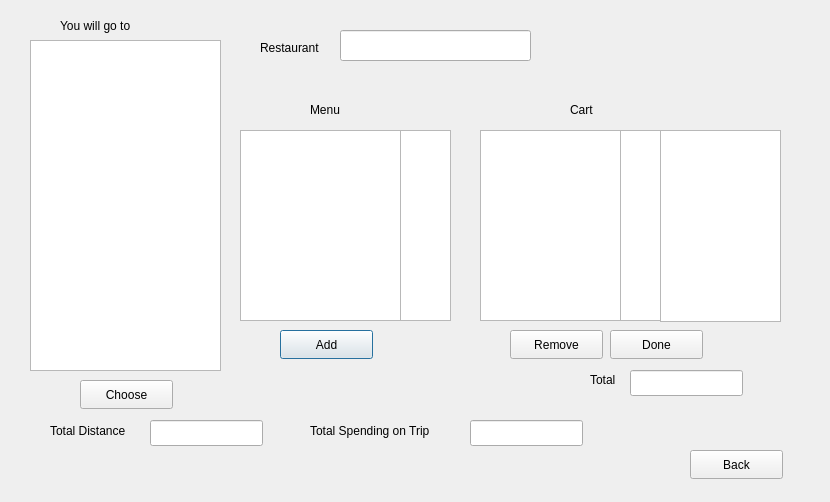
<?xml version="1.0" encoding="UTF-8"?>
<ui version="4.0">
 <class>ClosestTrip</class>
 <widget class="QDialog" name="ClosestTrip">
  <property name="geometry">
   <rect>
    <x>0</x>
    <y>0</y>
    <width>830</width>
    <height>502</height>
   </rect>
  </property>
  <property name="windowTitle">
   <string>Dialog</string>
  </property>
  <widget class="QLabel" name="label">
   <property name="geometry">
    <rect>
     <x>260</x>
     <y>40</y>
     <width>121</width>
     <height>16</height>
    </rect>
   </property>
   <property name="text">
    <string>Restaurant </string>
   </property>
  </widget>
  <widget class="QLabel" name="label_2">
   <property name="geometry">
    <rect>
     <x>60</x>
     <y>10</y>
     <width>161</width>
     <height>31</height>
    </rect>
   </property>
   <property name="text">
    <string>You will go to</string>
   </property>
  </widget>
  <widget class="QLabel" name="label_3">
   <property name="geometry">
    <rect>
     <x>310</x>
     <y>100</y>
     <width>63</width>
     <height>20</height>
    </rect>
   </property>
   <property name="text">
    <string>Menu</string>
   </property>
  </widget>
  <widget class="QLabel" name="label_4">
   <property name="geometry">
    <rect>
     <x>570</x>
     <y>100</y>
     <width>63</width>
     <height>20</height>
    </rect>
   </property>
   <property name="text">
    <string>Cart</string>
   </property>
  </widget>
  <widget class="QLabel" name="label_5">
   <property name="geometry">
    <rect>
     <x>590</x>
     <y>370</y>
     <width>63</width>
     <height>20</height>
    </rect>
   </property>
   <property name="text">
    <string>Total</string>
   </property>
  </widget>
  <widget class="QLabel" name="label_6">
   <property name="geometry">
    <rect>
     <x>310</x>
     <y>410</y>
     <width>191</width>
     <height>41</height>
    </rect>
   </property>
   <property name="text">
    <string>Total Spending on Trip</string>
   </property>
  </widget>
  <widget class="QListWidget" name="listWidget">
   <property name="geometry">
    <rect>
     <x>30</x>
     <y>40</y>
     <width>191</width>
     <height>331</height>
    </rect>
   </property>
  </widget>
  <widget class="QLineEdit" name="name">
   <property name="geometry">
    <rect>
     <x>340</x>
     <y>30</y>
     <width>191</width>
     <height>31</height>
    </rect>
   </property>
  </widget>
  <widget class="QListWidget" name="listWidget_price">
   <property name="geometry">
    <rect>
     <x>400</x>
     <y>130</y>
     <width>51</width>
     <height>191</height>
    </rect>
   </property>
  </widget>
  <widget class="QPushButton" name="pushButton">
   <property name="geometry">
    <rect>
     <x>280</x>
     <y>330</y>
     <width>93</width>
     <height>29</height>
    </rect>
   </property>
   <property name="text">
    <string>Add</string>
   </property>
  </widget>
  <widget class="QPushButton" name="pushButton_2">
   <property name="geometry">
    <rect>
     <x>510</x>
     <y>330</y>
     <width>93</width>
     <height>29</height>
    </rect>
   </property>
   <property name="text">
    <string>Remove</string>
   </property>
  </widget>
  <widget class="QLineEdit" name="lineEdit_2">
   <property name="geometry">
    <rect>
     <x>630</x>
     <y>370</y>
     <width>113</width>
     <height>26</height>
    </rect>
   </property>
  </widget>
  <widget class="QLineEdit" name="lineEdit_3">
   <property name="geometry">
    <rect>
     <x>470</x>
     <y>420</y>
     <width>113</width>
     <height>26</height>
    </rect>
   </property>
  </widget>
  <widget class="QListView" name="listView_2">
   <property name="geometry">
    <rect>
     <x>620</x>
     <y>130</y>
     <width>41</width>
     <height>191</height>
    </rect>
   </property>
  </widget>
  <widget class="QPushButton" name="pushButton_3">
   <property name="geometry">
    <rect>
     <x>690</x>
     <y>450</y>
     <width>93</width>
     <height>29</height>
    </rect>
   </property>
   <property name="text">
    <string>Back</string>
   </property>
  </widget>
  <widget class="QPushButton" name="pushButton_4">
   <property name="geometry">
    <rect>
     <x>80</x>
     <y>380</y>
     <width>93</width>
     <height>29</height>
    </rect>
   </property>
   <property name="text">
    <string>Choose</string>
   </property>
  </widget>
  <widget class="QLineEdit" name="lineEdit">
   <property name="geometry">
    <rect>
     <x>150</x>
     <y>420</y>
     <width>113</width>
     <height>26</height>
    </rect>
   </property>
  </widget>
  <widget class="QLabel" name="label_7">
   <property name="geometry">
    <rect>
     <x>50</x>
     <y>420</y>
     <width>111</width>
     <height>21</height>
    </rect>
   </property>
   <property name="text">
    <string>Total Distance</string>
   </property>
  </widget>
  <widget class="QListWidget" name="listWidget_menu">
   <property name="geometry">
    <rect>
     <x>240</x>
     <y>130</y>
     <width>161</width>
     <height>191</height>
    </rect>
   </property>
  </widget>
  <widget class="QListWidget" name="listWidget_cartItem">
   <property name="geometry">
    <rect>
     <x>480</x>
     <y>130</y>
     <width>141</width>
     <height>191</height>
    </rect>
   </property>
  </widget>
  <widget class="QPushButton" name="pushButton_5">
   <property name="geometry">
    <rect>
     <x>610</x>
     <y>330</y>
     <width>93</width>
     <height>29</height>
    </rect>
   </property>
   <property name="text">
    <string>Done</string>
   </property>
  </widget>
  <widget class="QListWidget" name="listWidget_cartPrice">
   <property name="geometry">
    <rect>
     <x>660</x>
     <y>130</y>
     <width>121</width>
     <height>192</height>
    </rect>
   </property>
  </widget>
 </widget>
 <resources/>
 <connections/>
</ui>
